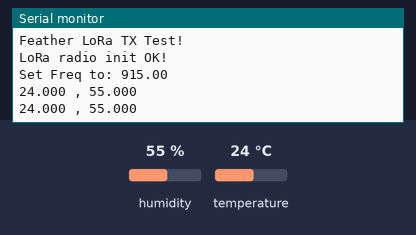
The sketch below on a simulated Teensy 4. On the bench: the last lines printed to the serial monitor. The inputs (shaded band) are chosen by the test bench; at power-on: humidity 55 %, temperature 24 °C. No radio packets arrive unless stated.

Above: at 1.3 s.
1.4 s: humidity set to 22 %
At 2.8 s:
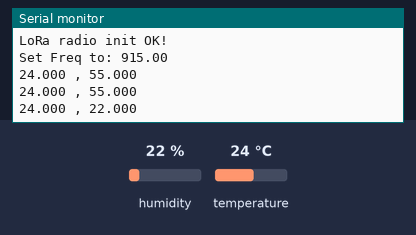
2.9 s: temperature set to 12 °C
At 3.9 s:
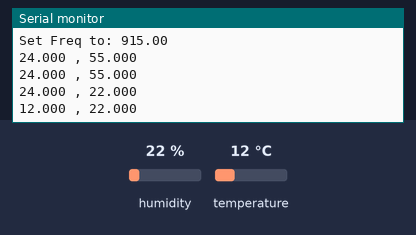
4.4 s: humidity set to 40 %
At 5.4 s:
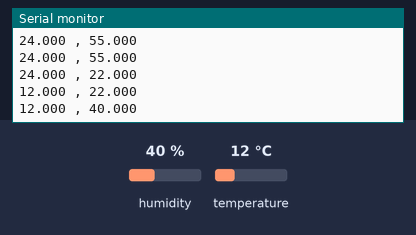
Timing chart, 0 to 7.4 s (numbered marks = the images above; inputs shaded):
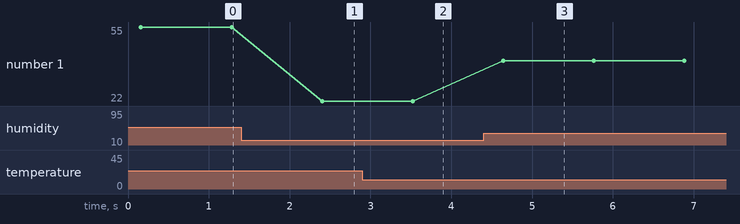

The sketch:

Transmitter.ino
```cpp
// Feather9x_TX
// -*- mode: C++ -*-
// with the RH_RF95 class. RH_RF95 class does not provide for addressing or
// reliability, so you should only use RH_RF95 if you do not need the higher
// level messaging abilities.


#include <SPI.h>
#include <RH_RF95.h>


//this is for the float to character array conversion
#include <avr/dtostrf.h>

//this is for reading the temp and humidity
#include <Wire.h>
#include "Adafruit_HTU21DF.h"

////this is for the Vernierlib Library to be able to be compatible with the Vernier education system
//#include “VernierLib.h”
//VernierLib Vernier;

/* for feather32u4
#define RFM95_CS 8
#define RFM95_RST 4
#define RFM95_INT 7
*/

// for feather m0
#define RFM95_CS 8
#define RFM95_RST 4
#define RFM95_INT 3


/* for shield
#define RFM95_CS 10
#define RFM95_RST 9
#define RFM95_INT 7
*/

/* Feather 32u4 w/wing
#define RFM95_RST     11   // "A"
#define RFM95_CS      10   // "B"
#define RFM95_INT     2    // "SDA" (only SDA/SCL/RX/TX have IRQ!)
*/

/* Feather m0 w/wing
#define RFM95_RST     11   // "A"
#define RFM95_CS      10   // "B"
#define RFM95_INT     6    // "D"
*/

#if defined(ESP8266)
  /* for ESP w/featherwing */
  #define RFM95_CS  2    // "E"
  #define RFM95_RST 16   // "D"
  #define RFM95_INT 15   // "B"

#elif defined(ESP32)
  /* ESP32 feather w/wing */
  #define RFM95_RST     27   // "A"
  #define RFM95_CS      33   // "B"
  #define RFM95_INT     12   //  next to A

#elif defined(NRF52)
  /* nRF52832 feather w/wing */
  #define RFM95_RST     7   // "A"
  #define RFM95_CS      11   // "B"
  #define RFM95_INT     31   // "C"

#elif defined(TEENSYDUINO)
  /* Teensy 3.x w/wing */
  #define RFM95_RST     9   // "A"
  #define RFM95_CS      10   // "B"
  #define RFM95_INT     4    // "C"
#endif


// Change to 434.0 or other frequency, must match RX's freq!
#define RF95_FREQ 915.0

// Singleton instance of the radio driver
RH_RF95 rf95(RFM95_CS, RFM95_INT);

//this is the class for Tempurature and Humidity
Adafruit_HTU21DF htu = Adafruit_HTU21DF();

void setup()
{
  pinMode(RFM95_RST, OUTPUT);
  digitalWrite(RFM95_RST, HIGH);


//this was originally for the Sensors
//  Serial.begin(115200);
//  while (!Serial) {
//    delay(1);


    //this is for Tempurature and Humidity Sensor setup
    Serial.begin(9600);
    if (!htu.begin()) {
    Serial.println("Couldn't find sensor!");
    while (1);
    }


  delay(100);

  Serial.println("Feather LoRa TX Test!");

  // manual reset
  digitalWrite(RFM95_RST, LOW);
  delay(10);
  digitalWrite(RFM95_RST, HIGH);
  delay(10);

  while (!rf95.init()) {
    Serial.println("LoRa radio init failed");
    while (1);
  }
  Serial.println("LoRa radio init OK!");

  // Defaults after init are 434.0MHz, modulation GFSK_Rb250Fd250, +13dbM
  if (!rf95.setFrequency(RF95_FREQ)) {
    Serial.println("setFrequency failed");
    while (1);
  }
  Serial.print("Set Freq to: "); Serial.println(RF95_FREQ);

  // Defaults after init are 434.0MHz, 13dBm, Bw = 125 kHz, Cr = 4/5, Sf = 128chips/symbol, CRC on

  // The default transmitter power is 13dBm, using PA_BOOST.
  // If you are using RFM95/96/97/98 modules which uses the PA_BOOST transmitter pin, then
  // you can set transmitter powers from 5 to 23 dBm:
  rf95.setTxPower(23, false);
}

int16_t packetnum = 0;  // packet counter, we increment per xmission

void loop()
{

  //this sets up the floats for Temp and Hum
  float Temp;
  float Hum;

  Temp =  htu.readTemperature();
  Hum =   htu.readHumidity();
  char radiopacket1[10];
  char radiopacket2[10];

  //sprintf (radiopacket, "%f" , Temp );

 char radiopacket[40];
 // Serial.println (Temp);

  dtostrf (Temp, 0, 3, radiopacket1);
  dtostrf (Hum, 0, 3, radiopacket2);

  sprintf (radiopacket , "%s , %s" , radiopacket1 , radiopacket2);

  Serial.println (radiopacket);


  delay(1000); // Wait 1 second between transmits, could also 'sleep' here!
  //Serial.println("Transmitting..."); // Send a message to rf95_server

  itoa(packetnum++, radiopacket+13, 10);
  //Serial.print("Sending "); Serial.println(radiopacket);
  //radiopacket[19] = 0;

  //Serial.println("Sending...");
  delay(10);
  rf95.send((uint8_t *)radiopacket, 20);

  //Serial.println("Waiting for packet to complete...");
  delay(10);
  rf95.waitPacketSent();
  // Now wait for a reply
  uint8_t buf[RH_RF95_MAX_MESSAGE_LEN];
  uint8_t len = sizeof(buf);

//  Serial.println("Waiting for reply...");
//  if (rf95.waitAvailableTimeout(1000))
//  {
//    // Should be a reply message for us now
//    if (rf95.recv(buf, &len))
//   {
//      Serial.print("Got reply: ");
//      Serial.println((char*)buf);
//      Serial.print("RSSI: ");
//      Serial.println(rf95.lastRssi(), DEC);
//    }
//    else
//    {
//      Serial.println("Receive failed");
//    }
//  }
//  else
//  {
//    Serial.println("No reply, is there a listener around?");
//  }

}
```

Measured:
- after the input at 1.4 s, the serial monitor: prints a new line after 1.0 s (image 1)
- after the input at 2.9 s, the serial monitor: prints a new line after 0.62 s (image 2)
- after the input at 4.4 s, the serial monitor: prints a new line after 0.24 s (image 3)
- plotted number 1: 55 → 22 after the input at 1.4 s, 22 → 40 after the input at 4.4 s
